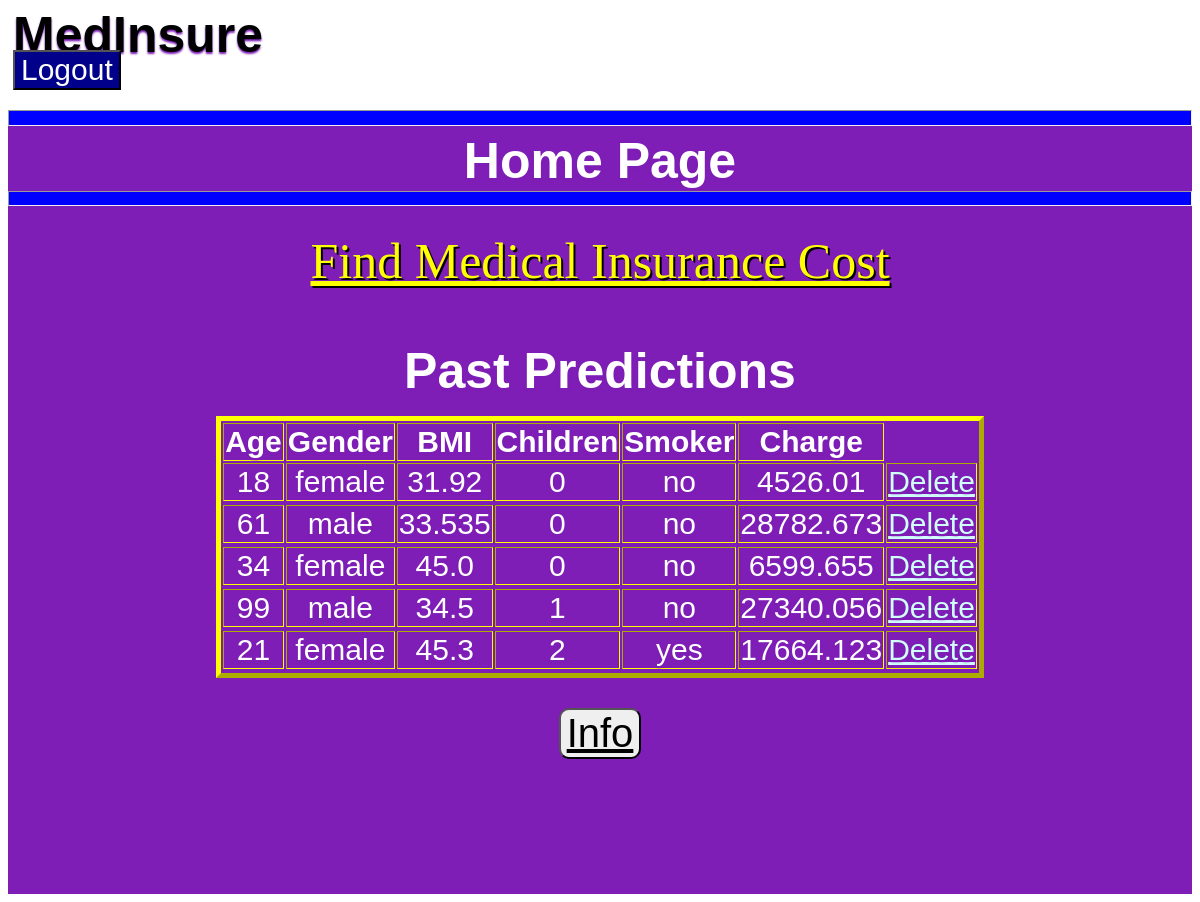
The page / (signed in) on the database its author committed.
### tables this page shows
CREATE TABLE pastpred(pid integer primary key autoincrement,age text,bmi text, children text, sex text, smoker text, uid integer, charge text, foreign key(uid) references users(uid));

### app.py (the view)
@app.route("/", methods=['GET','POST'])
def home():
	if "username" in session:
		em = session["username"]
		con = None
		uid = 0
		try:
			con = connect('PastInsurancePred.db')
			cursor = con.cursor()
			sql = "select uid from users where emailid = '%s'"
			cursor.execute(sql%(em))
			data = cursor.fetchall()
			for d in data:
				uid = d
			uid = uid[0]
		except Exception as e:
			msg = "Issue" + str(e)
			return render_template("home.html", msg=msg)
		finally:
			if con is not None:
				con.close()
		con = None
		try:
			con = connect('PastInsurancePred.db')
			cursor = con.cursor()
			sql = "select pid,age,sex,bmi,children,smoker,charge from pastpred natural join users where users.uid = '%d'"
			cursor.execute(sql%(uid))
			data = cursor.fetchall()
			if len(data) == 0:
				return render_template('home.html', data="No Data Found")
			else:
				return render_template('home.html', data=data)
			if data is None:
				return render_template('home.html', data="No Data Found")
			else:
				return render_template('home.html', data=data)
		except Exception as e:
			msg = "No data Found"
			return render_template("home.html", msg=msg)
		finally:
			if con is not None:
				con.close()
	else:
		return redirect(url_for('login'))

### templates/home.html (shortened to what this page needs)
<html>
<head>
</head>
<form action='/logout' method="POST">
	<h1 style="font-size: 50px;  font-family: 'Lucida Sans', 'Lucida Sans Regular', 'Lucida Grande', 'Lucida Sans Unicode', Geneva, Verdana, sans-serif;" >
		<label style="margin: 0 73% 0 0">MedInsure</label>
		<input type="submit" value="Logout" style="font-size: 30px;">
	</h1>
</form>
<body>
	<section>
	<center>
		<hr style="color: blue;background-color: blue; height: 2%">
		<center><h1 style="color: white;" >Home Page</h1></center>
		<hr style="color: blue;background-color: blue; height: 2%">
		<br>
		<a href = "{{url_for('calc')}}" id="afind">Find Medical Insurance Cost</a>
		<br><br><br>
		<h1 style="margin-bottom: 30px; color: white;">Past Predictions</h1>
		<table border="5" style="border-color: yellow;">
			<th> Age </th>
			<th> Gender </th>
			<th> BMI </th>
			<th> Children </th>
			<th> Smoker </th>
			<th> Charge </th>
			{%for d in data%}
				<tr>
					<td><center>  {{d[1]}} </center></td>
					<td><center>  {{d[2]}} </center></td>
					<td><center>  {{d[3]}} </center></td>
					<td><center>  {{d[4]}} </center></td>
					<td><center>  {{d[5]}} </center></td>
					<td><center>  {{d[6]}} </center></td>
					<td><center> <a href="{{url_for('delentry', pid = d[0])}}" onclick="return confirm('Delete Record??')" style="color: rgb(208, 255, 251);">Delete </a></center></td>
				<tr>
			{% endfor %}
		<table>
		<br>
		<button  style="font-size: 40px; border-radius: 10px; color: black;"><a href="{{url_for('info')}}" style="color: black;">Info</a></button>
	</center>
	</section>
</body>
</html>

### templates/home.html (style rules this page uses)
* { box-sizing: border-box; }
body { font-size: 1.25rem; font-family: sans-serif; line-height: 150%; text-shadow: 0 2px 2px #7e1eb6; }
h1 { margin: 20 5 15 5; font-size: 50px; }
section { background-color: #7e1eb6; width: 100%; height: 100% }
input { background-color: rgb(0, 0, 138); color: white; }
#afind { font-size: 50px; font-style: bold; font-family: Georgia, 'Times New Roman', Times, serif; color: yellow; text-shadow: 2px 2px black ; }
table { font-size: 30px; color: white; }
th,tr,td { width: 50px; }
td { color: white; }

### rows shown on the page
pastpred: age "18", sex "female", bmi "31.92", children "0", smoker "no", charge "4526.01"
pastpred: age "61", sex "male", bmi "33.535", children "0", smoker "no", charge "28782.673"
pastpred: age "34", sex "female", bmi "45.0", children "0", smoker "no", charge "6599.655"
pastpred: age "99", sex "male", bmi "34.5", children "1", smoker "no", charge "27340.056"
pastpred: age "21", sex "female", bmi "45.3", children "2", smoker "yes", charge "17664.123"
